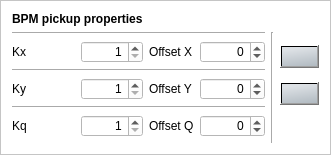
         <widget class="QFrame" name="frame">
          <property name="sizePolicy">
           <sizepolicy hsizetype="Fixed" vsizetype="Preferred">
            <horstretch>0</horstretch>
            <verstretch>0</verstretch>
           </sizepolicy>
          </property>
          <property name="minimumSize">
           <size>
            <width>0</width>
            <height>0</height>
           </size>
          </property>
          <property name="maximumSize">
           <size>
            <width>1600000</width>
            <height>16777215</height>
           </size>
          </property>
          <property name="font">
           <font>
            <family>Arial</family>
           </font>
          </property>
          <property name="styleSheet">
           <string notr="true">background-color: rgb(255, 255, 255);</string>
          </property>
          <property name="frameShape">
           <enum>QFrame::StyledPanel</enum>
          </property>
          <property name="frameShadow">
           <enum>QFrame::Raised</enum>
          </property>
          <layout class="QGridLayout" name="gridLayout">
           <item row="4" column="0" colspan="4">
            <widget class="Line" name="line_9">
             <property name="font">
              <font>
               <family>Arial</family>
              </font>
             </property>
             <property name="orientation">
              <enum>Qt::Horizontal</enum>
             </property>
            </widget>
           </item>
           <item row="5" column="0">
            <widget class="QLabel" name="label_2">
             <property name="font">
              <font>
               <family>Arial</family>
              </font>
             </property>
             <property name="text">
              <string>Ky</string>
             </property>
            </widget>
           </item>
           <item row="5" column="1">
            <widget class="QSpinBox" name="KY">
             <property name="font">
              <font>
               <family>Arial</family>
              </font>
             </property>
             <property name="toolTip">
              <string>Ky sensitivity factor</string>
             </property>
             <property name="alignment">
              <set>Qt::AlignRight|Qt::AlignTrailing|Qt::AlignVCenter</set>
             </property>
             <property name="minimum">
              <number>1</number>
             </property>
             <property name="maximum">
              <number>65535</number>
             </property>
            </widget>
           </item>
           <item row="5" column="2">
            <widget class="QLabel" name="label_5">
             <property name="font">
              <font>
               <family>Arial</family>
              </font>
             </property>
             <property name="text">
              <string>Offset Y</string>
             </property>
            </widget>
           </item>
           <item row="5" column="3">
            <widget class="QSpinBox" name="OFFY">
             <property name="font">
              <font>
               <family>Arial</family>
              </font>
             </property>
             <property name="toolTip">
              <string>offset in Y position</string>
             </property>
             <property name="alignment">
              <set>Qt::AlignRight|Qt::AlignTrailing|Qt::AlignVCenter</set>
             </property>
             <property name="minimum">
              <number>-32768</number>
             </property>
             <property name="maximum">
              <number>32767</number>
             </property>
            </widget>
           </item>
           <item row="6" column="0" colspan="4">
            <widget class="Line" name="line_10">
             <property name="font">
              <font>
               <family>Arial</family>
              </font>
             </property>
             <property name="orientation">
              <enum>Qt::Horizontal</enum>
             </property>
            </widget>
           </item>
           <item row="7" column="0">
            <widget class="QLabel" name="label_3">
             <property name="font">
              <font>
               <family>Arial</family>
              </font>
             </property>
             <property name="text">
              <string>Kq</string>
             </property>
            </widget>
           </item>
           <item row="7" column="1">
            <widget class="QSpinBox" name="KQ">
             <property name="font">
              <font>
               <family>Arial</family>
              </font>
             </property>
             <property name="toolTip">
              <string>Kq sensitivity factor</string>
             </property>
             <property name="alignment">
              <set>Qt::AlignRight|Qt::AlignTrailing|Qt::AlignVCenter</set>
             </property>
             <property name="minimum">
              <number>1</number>
             </property>
             <property name="maximum">
              <number>65535</number>
             </property>
            </widget>
           </item>
           <item row="7" column="2">
            <widget class="QLabel" name="label_6">
             <property name="font">
              <font>
               <family>Arial</family>
              </font>
             </property>
             <property name="text">
              <string>Offset Q</string>
             </property>
            </widget>
           </item>
           <item row="7" column="3">
            <widget class="QSpinBox" name="OFFQ">
             <property name="font">
              <font>
               <family>Arial</family>
              </font>
             </property>
             <property name="toolTip">
              <string>offset in Q position</string>
             </property>
             <property name="alignment">
              <set>Qt::AlignRight|Qt::AlignTrailing|Qt::AlignVCenter</set>
             </property>
             <property name="minimum">
              <number>-32768</number>
             </property>
             <property name="maximum">
              <number>32767</number>
             </property>
            </widget>
           </item>
           <item row="3" column="1">
            <widget class="QSpinBox" name="KX">
             <property name="font">
              <font>
               <family>Arial</family>
              </font>
             </property>
             <property name="toolTip">
              <string>Kx sensitivity factor</string>
             </property>
             <property name="alignment">
              <set>Qt::AlignRight|Qt::AlignTrailing|Qt::AlignVCenter</set>
             </property>
             <property name="minimum">
              <number>1</number>
             </property>
             <property name="maximum">
              <number>65535</number>
             </property>
            </widget>
           </item>
           <item row="3" column="2">
            <widget class="QLabel" name="label_4">
             <property name="font">
              <font>
               <family>Arial</family>
              </font>
             </property>
             <property name="text">
              <string>Offset X</string>
             </property>
            </widget>
           </item>
           <item row="3" column="0">
            <widget class="QLabel" name="label">
             <property name="font">
              <font>
               <family>Arial</family>
              </font>
             </property>
             <property name="text">
              <string>Kx</string>
             </property>
            </widget>
           </item>
           <item row="3" column="3">
            <widget class="QSpinBox" name="OFFX">
             <property name="font">
              <font>
               <family>Arial</family>
              </font>
             </property>
             <property name="toolTip">
              <string>offset in X position</string>
             </property>
             <property name="alignment">
              <set>Qt::AlignRight|Qt::AlignTrailing|Qt::AlignVCenter</set>
             </property>
             <property name="minimum">
              <number>-32768</number>
             </property>
             <property name="maximum">
              <number>32767</number>
             </property>
            </widget>
           </item>
           <item row="2" column="0" colspan="4">
            <widget class="Line" name="line_3">
             <property name="font">
              <font>
               <family>Arial</family>
              </font>
             </property>
             <property name="orientation">
              <enum>Qt::Horizontal</enum>
             </property>
            </widget>
           </item>
           <item row="1" column="0" colspan="2">
            <widget class="QLabel" name="label_37">
             <property name="font">
              <font>
               <family>Arial</family>
               <weight>75</weight>
               <bold>true</bold>
              </font>
             </property>
             <property name="text">
              <string>BPM pickup properties</string>
             </property>
            </widget>
           </item>
           <item row="2" column="4" rowspan="7">
            <widget class="Line" name="line_13">
             <property name="font">
              <font>
               <family>Arial</family>
              </font>
             </property>
             <property name="orientation">
              <enum>Qt::Vertical</enum>
             </property>
            </widget>
           </item>
           <item row="3" column="5" rowspan="2">
            <widget class="QPushButton" name="ParamSet">
             <property name="maximumSize">
              <size>
               <width>40</width>
               <height>16777215</height>
              </size>
             </property>
             <property name="font">
              <font>
               <family>Arial</family>
               <pointsize>8</pointsize>
              </font>
             </property>
             <property name="toolTip">
              <string>Set all pickup parameters</string>
             </property>
             <property name="styleSheet">
              <string notr="true">background-color: qlineargradient(spread:pad, x1:1, y1:0.966, x2:0.744, y2:0, stop:0 rgba(178, 187, 194, 255), stop:1 rgba(221, 225, 229, 255));
image: url(:/images/images/set.png);</string>
             </property>
             <property name="text">
              <string/>
             </property>
            </widget>
           </item>
           <item row="5" column="5" rowspan="2">
            <widget class="QPushButton" name="ParamRead">
             <property name="maximumSize">
              <size>
               <width>40</width>
               <height>16777215</height>
              </size>
             </property>
             <property name="font">
              <font>
               <family>Arial</family>
               <pointsize>8</pointsize>
              </font>
             </property>
             <property name="toolTip">
              <string>Read all pickup parameters</string>
             </property>
             <property name="styleSheet">
              <string notr="true">background-color: qlineargradient(spread:pad, x1:1, y1:0.966, x2:0.744, y2:0, stop:0 rgba(178, 187, 194, 255), stop:1 rgba(221, 225, 229, 255));
image: url(:/images/images/read_from.png);</string>
             </property>
             <property name="text">
              <string/>
             </property>
            </widget>
           </item>
          </layout>
         </widget>
